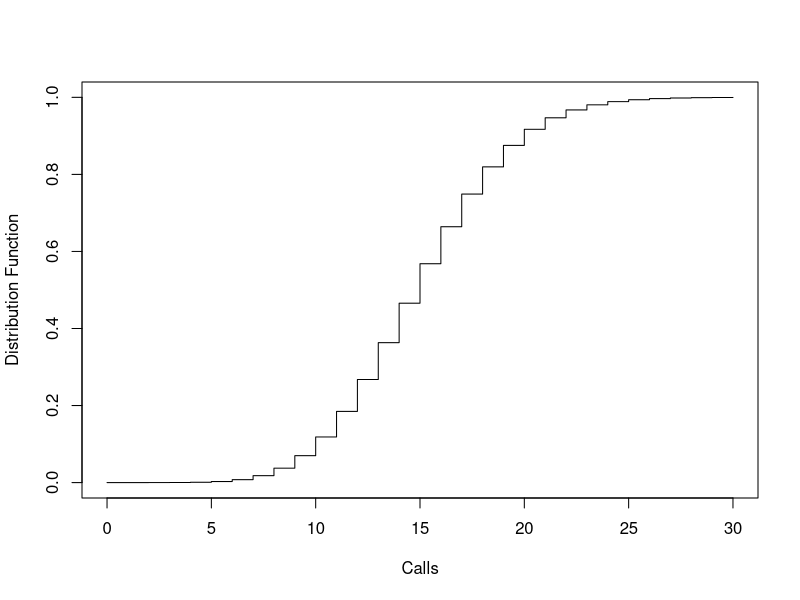
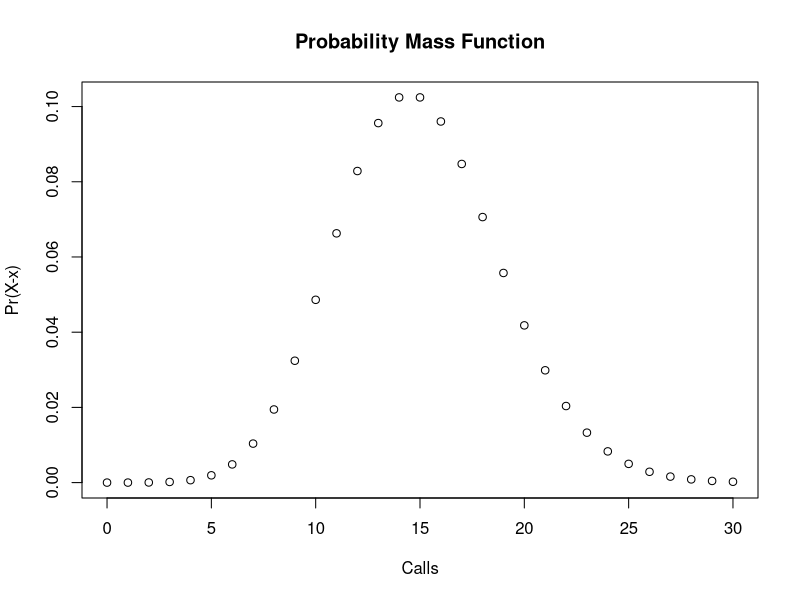
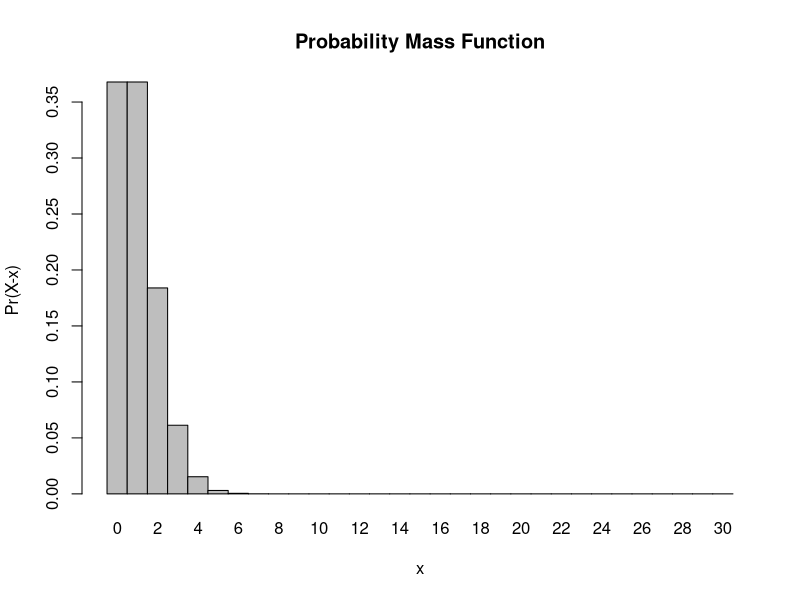
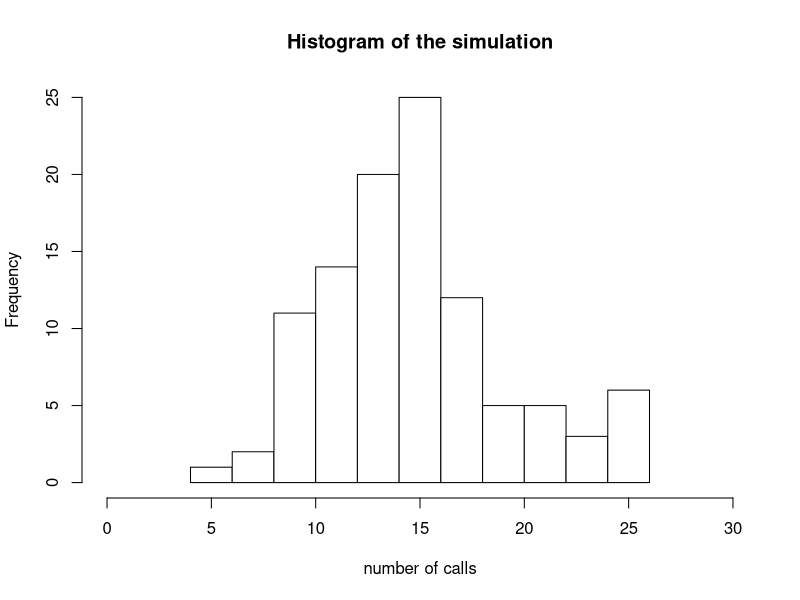

Reproduce these figures in R, in order.
## ---- chunk 1
knitr::opts_chunk$set(echo = TRUE)
## ---- chunk 2
ppois (8, lambda = 15, lower.tail = FALSE)
## ---- chunk 3
dpois(x=0, lambda = 15)
## ---- chunk 4
dpois(x=3, lambda =15)
## ---- chunk 5
rv <- 0:30
fs <- ppois (rv, lambda =15)
plot (rv, fs, type ="s", xlab = "Calls", ylab = "Distribution Function")
## ---- chunk 6
ys <- 0:30
fs <- dpois (ys,lambda = 15)
plot(ys, fs, xlab = "Calls", ylab = "Pr(X-x)", main = "Probability Mass Function")
## ---- chunk 7
x <- 0:30
l = 15
probset<- dpois (x=x,lambda = 1)
barplot(probset,names.arg=x,space = 0,xlab = "x", ylab="Pr(X-x)", main="Probability Mass Function")
## ---- chunk 8
sim <-rpois(104, lambda = 15)
sim
summary(sim)
## ---- chunk 9
hist(sim, xlim = c(0,30), main = "Histogram of the simulation", col = "white", xlab = "number of calls")
